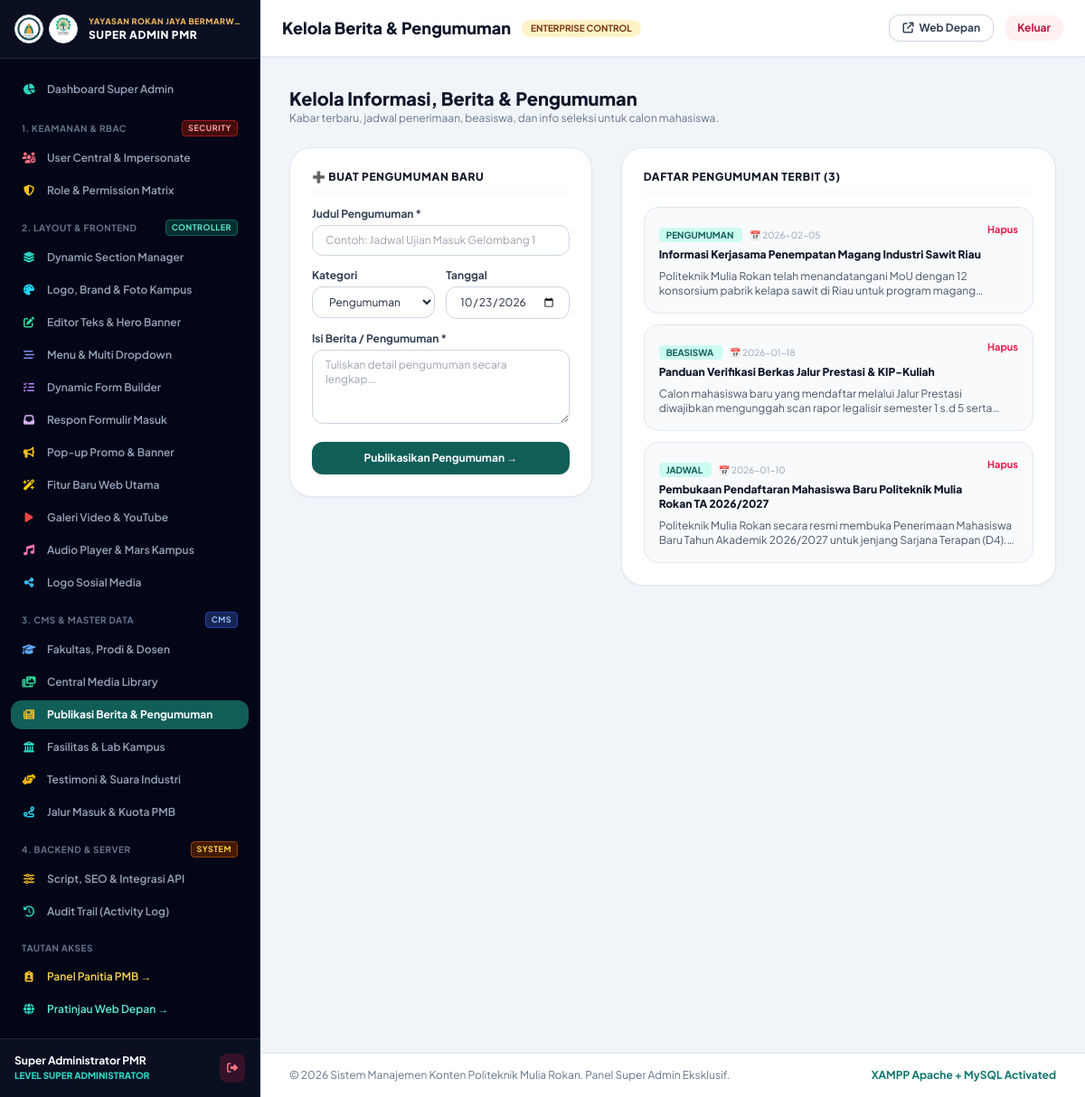
The page /super-admin/kelola_pengumuman.php (signed in) on the database its author committed.
### tables this page shows
CREATE TABLE `site_settings` (
  `id` int(11) NOT NULL PRIMARY KEY DEFAULT 1,
  `nama_kampus` varchar(150) NOT NULL DEFAULT 'POLITEKNIK MULIA ROKAN',
  `sub_nama` varchar(255) NOT NULL DEFAULT 'Kampus Vokasi Industri Kelapa Sawit, Rekayasa Manufaktur & Teknologi Digital',
  `tagline` varchar(255) NOT NULL DEFAULT 'Penerimaan Mahasiswa Baru TA 2026/2027',
  `logo_url` varchar(255) NOT NULL DEFAULT 'assets/images/logo-resmi.jpg',
  `logo_yayasan_url` varchar(255) NOT NULL DEFAULT 'assets/images/logo-yayasan.svg',
  `color_primary` varchar(20) NOT NULL DEFAULT '#0f766e',
  `color_primary_dark` varchar(20) NOT NULL DEFAULT '#115e59',
  `color_accent` varchar(20) NOT NULL DEFAULT '#f59e0b',
  `color_accent_dark` varchar(20) NOT NULL DEFAULT '#d97706',
  `running_text` text DEFAULT NULL,
  `hero_badge` varchar(150) DEFAULT '✨ Penerimaan Mahasiswa Baru TA 2026/2027 Resmi Dibuka',
  `hero_title` varchar(255) DEFAULT 'Wujudkan Karir Gemilang Bersama Politeknik Mulia Rokan',
  `hero_subtitle` text DEFAULT NULL,
  `hero_cta_text` varchar(100) DEFAULT 'Daftar PMB Sekarang',
  `hero_cta_link` varchar(200) DEFAULT 'daftar.php',
  `sambutan_direktur_nama` varchar(150) DEFAULT 'Ir. H. Syamsul Bahri, M.T.',
  `sambutan_direktur_jabatan` varchar(150) DEFAULT 'Direktur Politeknik Mulia Rokan',
  `sambutan_direktur_teks` text DEFAULT NULL,
  `sambutan_direktur_foto` varchar(255) DEFAULT 'assets/images/direktur.jpg',
  `visi_teks` text DEFAULT NULL,
  `misi_teks` text DEFAULT NULL,
  `alamat` text DEFAULT NULL,
  `email` varchar(100) DEFAULT 'pmb@politeknikmuliarokan.ac.id',
  `telepon` varchar(50) DEFAULT '(0767) 21998',
  `whatsapp_helpdesk` varchar(50) DEFAULT '0812-3456-7890',
  `jam_operasional` varchar(150) DEFAULT 'Senin - Jumat: 08.00 - 16.00 WIB | Sabtu: 08.00 - 13.00 WIB',
  `google_maps_iframe` text DEFAULT NULL,
  `updated_at` timestamp NOT NULL DEFAULT CURRENT_TIMESTAMP ON UPDATE CURRENT_TIMESTAMP
);

CREATE TABLE `pengumuman` (
  `id` int(11) NOT NULL AUTO_INCREMENT,
  `judul` varchar(200) NOT NULL,
  `slug` varchar(200) NOT NULL UNIQUE,
  `kategori` enum('pengumuman','jadwal','beasiswa') NOT NULL DEFAULT 'pengumuman',
  `isi` text NOT NULL,
  `tanggal` date NOT NULL,
  `status` enum('publish','draft') NOT NULL DEFAULT 'publish',
  PRIMARY KEY (`id`)
);

### super-admin/kelola_pengumuman.php (the view, shortened to what the rows shown need)
<?php
$page_title = "Kelola Berita & Pengumuman";
require_once __DIR__ . '/layout_top.php';
$pengumuman = $pdo->query("SELECT * FROM pengumuman ORDER BY tanggal DESC")->fetchAll();
?>
<div class="max-w-6xl mx-auto space-y-6">
  <div>
    <h2 class="text-xl font-black text-slate-900">Kelola Informasi, Berita & Pengumuman</h2>
  </div>
  <div class="grid grid-cols-1 lg:grid-cols-12 gap-8 items-start">
    <div class="lg:col-span-7 bg-white rounded-3xl border border-slate-200 shadow-sm p-6 space-y-4">
      <div class="space-y-3">
        <?php foreach ($pengumuman as $p): ?>
          <div class="p-4 bg-slate-50 rounded-2xl border border-slate-200 space-y-2">
            <div class="flex justify-between items-start">
              <div>
                <span class="px-2 py-0.5 rounded text-[10px] font-bold bg-teal-100 text-teal-800 uppercase">
                  <?= htmlspecialchars($p['kategori']); ?>
                </span>
                <span class="text-[10px] text-slate-400 ml-2">📅 <?= $p['tanggal']; ?></span>
                <h4 class="text-xs font-black text-slate-900 mt-1"><?= htmlspecialchars($p['judul']); ?></h4>
              </div>
              <a href="kelola_pengumuman.php?delete=<?= $p['id']; ?>" onclick="return confirm('Hapus pengumuman ini?')" class="text-rose-600 hover:underline font-bold text-[11px] shrink-0">
                Hapus
              </a>
            </div>
            <p class="text-xs text-slate-600 line-clamp-2"><?= htmlspecialchars($p['isi']); ?></p>
          </div>
        <?php endforeach; ?>
      </div>
    </div>
  </div>
</div>
<?php require_once __DIR__ . '/layout_bottom.php'; ?>

### super-admin/layout_top.php (shortened to what the rows shown need)
<?php
require_once __DIR__ . '/../config/database.php';
$site = getSiteSettings($pdo);
?>
<!DOCTYPE html>
<html lang="id">
<head>
  <script src="https://cdn.tailwindcss.com"></script>
  <link rel="stylesheet" href="../assets/css/style.css">
  <link rel="stylesheet" href="https://cdnjs.cloudflare.com/ajax/libs/font-awesome/6.5.1/css/all.min.css">
</head>
<body class="bg-slate-100 text-slate-800 flex min-h-screen">
  <aside class="w-72 bg-slate-950 text-slate-300 flex flex-col shrink-0 border-r border-slate-800 min-h-screen">
    <div class="p-4 border-b border-slate-800 flex items-center gap-3 bg-slate-900/60">
      <div class="flex items-center gap-1.5 shrink-0">
        <div class="w-8 h-8 rounded-full bg-white p-0.5 shadow-sm border border-slate-200 flex items-center justify-center overflow-hidden">
          <img src="../<?= htmlspecialchars($site['logo_yayasan_url'] ?? 'assets/images/logo-yayasan.png'); ?>" alt="Yayasan" class="w-full h-full object-contain" title="Yayasan Rokan Jaya Bermarwah">
        </div>
        <div class="w-8 h-8 rounded-full bg-white p-0.5 shadow-sm border border-slate-200 flex items-center justify-center overflow-hidden">
          <img src="../<?= htmlspecialchars($site['logo_url'] ?? 'assets/images/logo-politeknik.png'); ?>" alt="Politeknik" class="w-full h-full object-contain" title="Politeknik Mulia Rokan">
        </div>
      </div>
      <div class="overflow-hidden">
        <h2 class="text-xs font-black text-white uppercase tracking-wider truncate">SUPER ADMIN PMR</h2>
      </div>
    </div>
  </aside>
  <div class="flex-1 flex flex-col min-w-0 overflow-y-auto">
    <header class="bg-white border-b border-slate-200 px-6 py-4 flex items-center justify-between shadow-sm sticky top-0 z-30">
      <div class="flex items-center gap-3">
        <h1 class="text-lg font-black text-slate-900"><?= $page_title ?? 'Super Admin Dashboard'; ?></h1>
      </div>
    </header>
    <main class="p-6 sm:p-8 flex-1 space-y-6">

### rows shown on the page
site_settings: logo_yayasan_url (picture), logo_url (picture)
pengumuman: kategori "PENGUMUMAN", tanggal "2026-02-05", judul "Informasi Kerjasama Penempatan Magang Industri Sawit Riau", isi "Politeknik Mulia Rokan telah menandatangani MoU dengan 12 konsorsium pabrik kelapa sawit di Riau untuk program…"
pengumuman: kategori "BEASISWA", tanggal "2026-01-18", judul "Panduan Verifikasi Berkas Jalur Prestasi & KIP-Kuliah", isi "Calon mahasiswa baru yang mendaftar melalui Jalur Prestasi diwajibkan mengunggah scan rapor legalisir semester 1 s.d 5…"
pengumuman: kategori "JADWAL", tanggal "2026-01-10", judul "Pembukaan Pendaftaran Mahasiswa Baru Politeknik Mulia Rokan TA 2026/2027", isi "Politeknik Mulia Rokan secara resmi membuka Penerimaan Mahasiswa Baru Tahun Akademik 2026/2027 untuk jenjang Sarjana Terapan…"

### other values the page prints
$_SESSION['admin_nama'] "Super Administrator PMR"
$page_title "Kelola Berita & Pengumuman"
count($pengumuman) "3"
